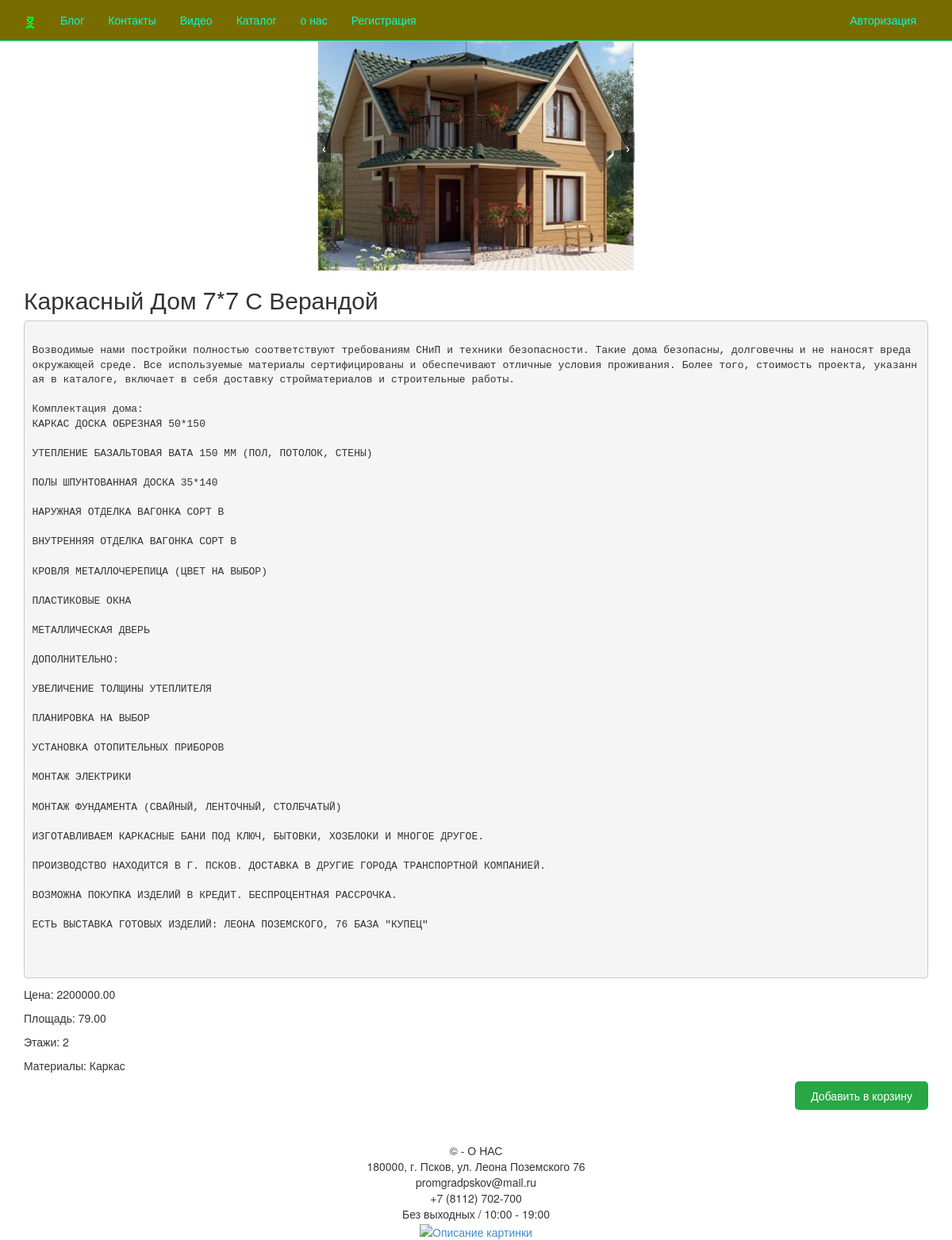
Page /product_detail/33/ on the committed database.
### app/models.py (models this page shows, shortened)
class Product(models.Model):
    name = models.CharField(max_length=255)
    description = models.TextField()
    price = models.DecimalField(max_digits=10, decimal_places=2)
    image = models.ImageField(upload_to='products/', blank=True, null=True)
    category = models.TextField()
    discount = models.DecimalField(max_digits=5, decimal_places=2, verbose_name="Скидка", default=0, null=True, blank=True)
    id = models.BigAutoField(primary_key=True)
    image = models.ImageField(upload_to='product_images/', blank=True, null=True)
    additional_images = models.ManyToManyField('ProductImage', blank=True, related_name='product')
    floors = models.IntegerField(verbose_name="Этажи", default=None, null=True)
    area = models.DecimalField(max_digits=10, decimal_places=2, verbose_name="Площадь", default=0, null=True)
    materials = models.CharField(max_length=255, verbose_name="Материалы", default='', null=True)

### app/views.py (the view, shortened to what this page needs)
# urls.py: path('product_detail/<int:product_id>/', views.product_detail, name='product_detail'),
def product_detail(request, product_id):
    product = get_object_or_404(Product, pk=product_id)
    form = AddToCartForm()
    if product.discount:
        discounted_price = product.price * (1 - product.discount / 100)
    else:
        discounted_price = None
    return render(request, 'app/product_detail.html', {'product': product, 'form': form, 'discounted_price': discounted_price})

### app/templates/app/product_detail.html (shortened to what this page needs)
{% extends "app/layout.html" %}
{% block content %}
<div class="product-details-container">
    <div class="product-details">
        {% if product.image %}
        <div id="productCarousel" class="carousel">
            <div class="carousel-inner">
                <div class="carousel-item active">
                    <img src="{{ product.image.url }}" class="carousel-image zoom" alt="{{ product.name }}">
                </div>
            </div>
            <a class="carousel-control-prev" href="#" role="button" data-slide="prev">
                &lsaquo;
            </a>
            <a class="carousel-control-next" href="#" role="button" data-slide="next">
                &rsaquo;
            </a>
        </div>
        {% endif %}
        <div class="product-info">
            <h2>{{ product.name }}</h2>
            <pre>
            <p>{{ product.description }}</p>
            </pre>
            {% if product.discount > 0 %}
            {% if discounted_price %}
            Цена со скидкой: {{ discounted_price|floatformat:2 }} (скидка {{ product.discount|floatformat:0 }}%)
            {% else %}
            Цена: {{ product.price }}
            {% endif %}
            <p>Старая цена: <del>{{ product.price }}</del></p>
            {% else %}
            <p>Цена: {{ product.price }}</p>
            {% endif %}
            <p>Площадь: {{ product.area }}</p>
            <p>Этажи: {{ product.floors }}</p>
            <p>Материалы: {{ product.materials }}</p>
            <form method="post" action="{% url 'add_to_cart' product.id %}" class="add-to-cart-form">
                <button class="add-to-cart-btn" data-product-id="{{ product.id }}">Добавить в корзину</button>
            </form>
        </div>
    </div>
</div>
{% endblock %}

### app/static/app/content/site.css (style rules this page uses)
body { padding-top: 30px; padding-bottom: 20px; }

### app/static/app/content/styles.css (style rules this page uses)
html, body { height: 100%; margin: 0; }
body { display: flex; flex-direction: column; }
.carousel { position: relative; width: 100%; overflow: hidden; }
.carousel-inner { display: flex; }
.carousel-item { flex: 0 0 auto; display: none; }
.carousel-item.active { display: block; }
.carousel-image { width: 100%; height: auto; }
.product-info { width: 100%; }
.add-to-cart-form { text-align: right; }
.add-to-cart-btn { background-color: #28A745; color: #fff; padding: 8px 20px; border: none; cursor: pointer; border-radius: 5px; transition: background-color 0.3s ease; }

### app/templates/app/product_detail.html (style rules this page uses)
.carousel { position: relative; width: 100%; max-width: 400px; margin: auto; overflow: hidden; }
.carousel-inner { display: flex; }
.carousel-item { flex: 0 0 100%; }
.carousel-item img { width: 100%; height: auto; display: block; transition: transform 0.3s; }
.carousel-control-prev, .carousel-control-next { position: absolute; top: 50%; transform: translateY(-50%); font-size: 2rem; color: #fff; background: rgba(0, 0, 0, 0.5); padding: 0.5rem; text-decoration: none; transition: background 0.3s ease; }
.carousel-control-prev { left: 0; }
.carousel-control-next { right: 0; }

### rows in the picture
Product: image (picture), name "Каркасный Дом 7*7 С Верандой", description "Возводимые нами постройки полностью соответствуют требованиям СНиП и техники безопасности. Такие дома безопасны, долговечны и не наносят вреда окружающей среде. Все используемые материалы сертифицированы и обеспечивают отличные условия проживания. Более того, стоимость проекта, указанная в каталоге, включает в себя доставку стройматериалов и строительные работы. Комплектация дома: КАРКАС ДОСКА ОБРЕЗНАЯ 50*150 УТЕПЛЕНИЕ БАЗАЛЬТОВАЯ ВАТА 150 ММ (ПОЛ, ПОТОЛОК, СТЕНЫ) ПОЛЫ ШПУНТОВАННАЯ ДОСКА 35*140 НАРУЖНАЯ ОТДЕЛКА ВАГОНКА СОРТ В ВНУТРЕННЯЯ ОТДЕЛКА ВАГОНКА СОРТ В КРОВЛЯ МЕТАЛЛОЧЕРЕПИЦА (ЦВЕТ НА ВЫБОР) ПЛАСТИКОВЫЕ ОКНА МЕТАЛЛИЧЕСКАЯ ДВЕРЬ ДОПОЛНИТЕЛЬНО: УВЕЛИЧЕНИЕ ТОЛЩИНЫ УТЕПЛИТЕЛЯ ПЛАНИРОВКА…", price "2200000.00", area "79.00", floors "2", materials "Каркас"
